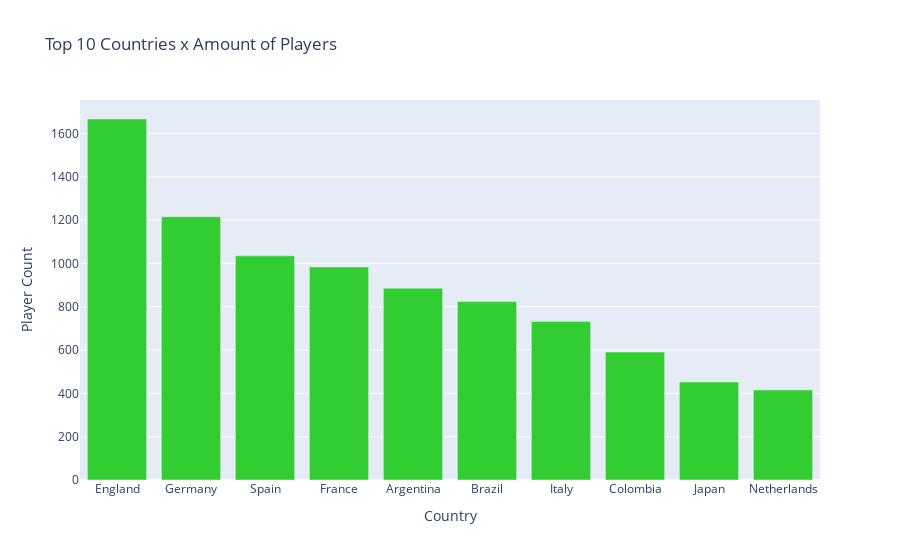

The notebook cell saved with this chart:
### Code cell
fig = px.bar(top_10_countries, color_discrete_sequence=['limegreen'], labels={'nationality': "Country", 'value': 'Player Count'}, title='Top 10 Countries x Amount of Players')
fig.update_layout(showlegend=False)
fig.show()

### Figure 1 — Plotly figure (JSON) as saved in the notebook; plotly's stock layout.template omitted (floating-point values rounded to 4 significant figures)
{"data": [{"alignmentgroup": "True", "hovertemplate": "variable=long_name<br>Country=%{x}<br>Player Count=%{y}<extra></extra>", "legendgroup": "long_name", "marker": {"color": "limegreen", "pattern": {"shape": ""}}, "name": "long_name", "offsetgroup": "long_name", "orientation": "v", "showlegend": true, "textposition": "auto", "type": "bar", "x": ["England", "Germany", "Spain", "France", "Argentina", "Brazil", "Italy", "Colombia", "Japan", "Netherlands"], "xaxis": "x", "y": [1667, 1216, 1035, 984, 886, 824, 732, 591, 453, 416], "yaxis": "y"}], "layout": {"barmode": "relative", "legend": {"title": {"text": "variable"}, "tracegroupgap": 0}, "showlegend": false, "title": {"text": "Top 10 Countries x Amount of Players"}, "xaxis": {"anchor": "y", "domain": [0, 1], "title": {"text": "Country"}}, "yaxis": {"anchor": "x", "domain": [0, 1], "title": {"text": "Player Count"}}}}
